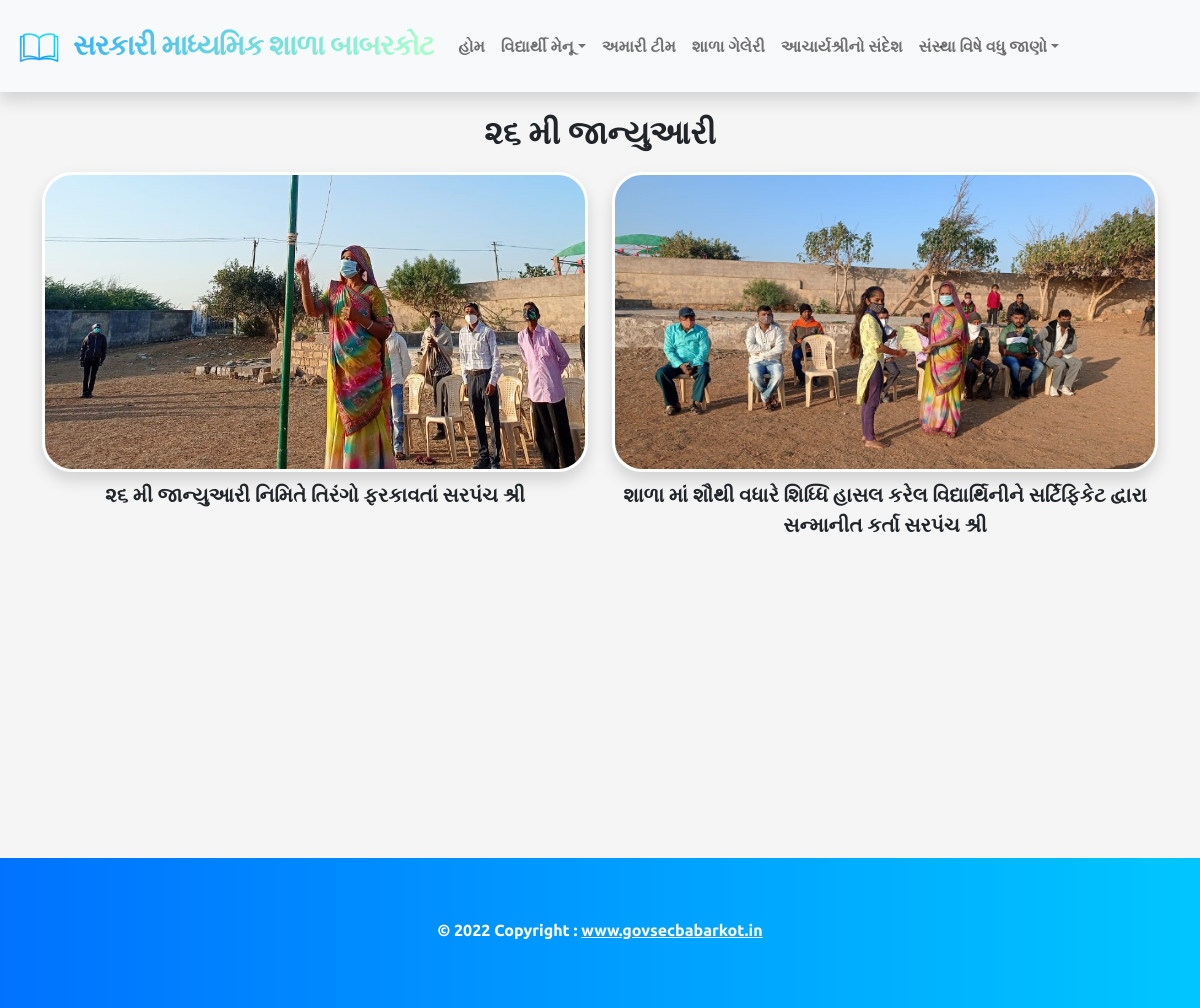
/View-All-Photos/1, run on the app's committed database.
### babarkotapp/models.py (models this page shows)
class Gal_Category(models.Model):
    category = models.CharField(null=False, max_length=100)

class Gallery(models.Model):
    image = models.ImageField(upload_to='gallery')
    desc = models.CharField(null=True, max_length=255)
    css_term = models.CharField(null=False, max_length=50)
    category = models.ForeignKey(Gal_Category,on_delete=models.CASCADE)

### babarkotapp/views.py (the view)
# urls.py: path('View-All-Photos/',views.view_gallery,name='viewgallery'),
def view_gallery(request,id):
    images = Gallery.objects.filter(category__id=id)
    cat = Gal_Category.objects.get(pk=id)
    return render(request,"view_gallery.html",{'images':images,'category':cat})

### templates/view_gallery.html (shortened to what this page needs)
{% extends 'main.html' %}
{% block content %}
<div class="container text-center">
    <p class="fw-bold fs-2 mt-3" style="color: {{request.session.color}};">{{category.category}}</p>
    <div class="row row-cols-1 row-cols-lg-2 align-items-stretch g-4 text-dark">
        {% for img in images %}
        <div class="col">
            <div class="card {{img.css_term}} card-cover border border-3 border-white
                overflow-hidden shadow">
            </div>
            <div class="text-sm">
                <p class="fs-5 fw-bold mt-2" style="position: relative;">{{img.desc}}</p>
            </div>
        </div>
        {% endfor %}
    </div>
</div>
{% endblock content %}

### data on the page
Gal_Category: category "૨૬ મી જાન્યુઆરી"
Gallery: shows a picture, desc "૨૬ મી જાન્યુઆરી નિમિતે તિરંગો ફરકાવતાં સરપંચ શ્રી"
Gallery: shows a picture, desc "શાળા માં શૌથી વધારે શિધ્ધિ હાસલ કરેલ વિદ્યાર્થિનીને સર્ટિફિકેટ દ્વારા સન્માનીત કર્તા સરપંચ શ્રી"
